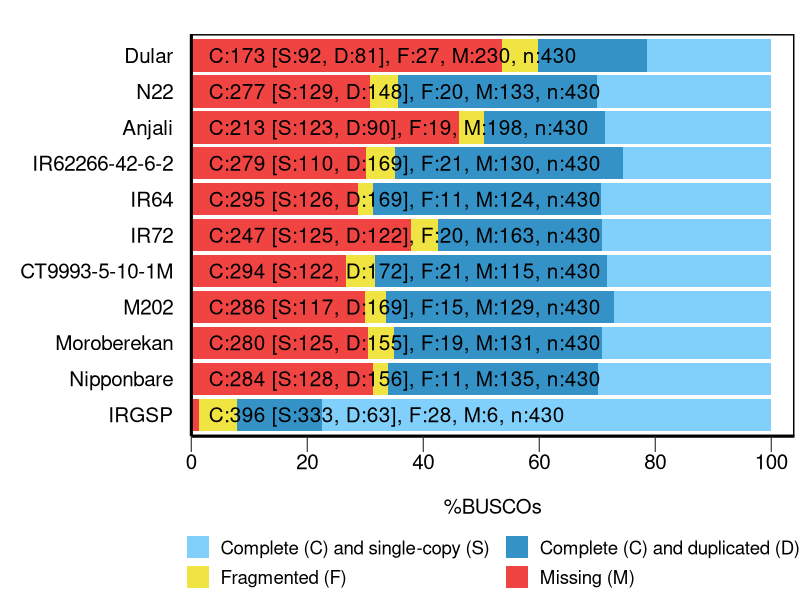

Here is the R script that generated this plot:
######################################
#
# BUSCO summary figure
# @version 3.0.0
# @since BUSCO 2.0.0
# 
# Copyright (c) 2016-2017, Evgeny Zdobnov (ez@ezlab.org)
# Licensed under the MIT license. See LICENSE.md file.
#
######################################

# Load the required libraries
library(ggplot2)
library(grid)
library(plyr)

# !!! CONFIGURE YOUR PLOT HERE !!! 
# Output
my_output <- paste("figures/","0_busco_uncollapsed.png",sep="/") 
my_width <- 21
my_height <- 15
my_unit <- "cm"

# Colors
my_colors <- c("#81d0fc", "#3492C7", "#F0E442", "#F04442")
# Bar height ratio
my_bar_height <- 0.9

# Legend
my_title <- ""

# Font
my_family <- "sans"
my_size_ratio <- 1.4

# !!! SEE YOUR DATA HERE !!! 
# Your data as generated by python, remove or add more
my_species <- c('Nipponbare', 'Nipponbare', 'Nipponbare', 'Nipponbare', 'N22', 'N22', 'N22', 'N22', 'Dular', 'Dular', 'Dular', 'Dular', 'Anjali', 
                'Anjali', 'Anjali', 'Anjali', 'CT9993', 'CT9993', 'CT9993', 'CT9993', 'M202', 'M202', 'M202', 'M202', 'Moroberekan', 'Moroberekan', 
                'Moroberekan', 'Moroberekan', 'IR62266', 'IR62266', 'IR62266', 'IR62266', 'IR64', 'IR64', 'IR64', 'IR64', 'IR72', 'IR72', 'IR72', 'IR72',
                'IRGSP', 'IRGSP', 'IRGSP', 'IRGSP')
my_species <- factor(my_species)
levels(my_species)
my_species <- revalue(my_species, c("CT9993"="CT9993-5-10-1M", "IR62266"="IR62266-42-6-2"))
my_species <- factor(my_species,levels(my_species)[rev(c(3, 10, 1, 4, 5, 6, 2, 8, 9, 11, 7))])  # reorder your species here just by changing the values in the vector :
my_percentage <- c(29.8, 36.3, 2.6, 31.3, 30.0, 34.4, 4.7, 30.9, 21.4, 18.8, 6.3, 53.5, 28.6, 20.9, 4.4, 46.1, 28.4, 40.0, 4.9, 26.7, 27.2, 39.3, 3.5, 30.0, 29.1, 36.0, 4.4, 30.5, 25.6, 39.3, 4.9, 30.2, 29.3, 39.3, 2.6, 28.8, 29.1, 28.4, 4.7, 37.8, 77.4, 14.7, 6.5, 1.4)
my_values <- c(128, 156, 11, 135, 129, 148, 20, 133, 92, 81, 27, 230, 123, 90, 19, 198, 122, 172, 21, 115, 117, 169, 15, 129, 125, 155, 19, 131, 110, 169, 21, 130, 126, 169, 11, 124, 125, 122, 20, 163, 333, 63, 28, 6)

######################################
######################################
######################################
# Code to produce the graph
labsize = 1
if (length(levels(my_species)) > 10){
  labsize = 0.75
}
print("Plotting the figure ...")
category <- c(rep(c("S","D","F","M"),c(1)))
category <-factor(category)
category = factor(category,levels(category)[c(4,1,2,3)])
df = data.frame(my_species,my_percentage,my_values,category)

figure <- ggplot() + 
  
  geom_bar(aes(y = my_percentage, x = my_species, fill = category), data = df, stat="identity", width=my_bar_height) + 
  coord_flip() + 
  theme_gray(base_size = 8) + 
  scale_y_continuous(expand=c(0,0), limits=c(0,104), labels = c("0","20","40","60","80","100"), breaks = c(0,20,40,60,80,100)) + 
  scale_fill_manual(values = my_colors,labels =c(" Complete (C) and single-copy (S)  ",
                                                 " Complete (C) and duplicated (D)",
                                                 " Fragmented (F)  ",
                                                 " Missing (M)")) +   
  ggtitle(my_title) + 
  xlab("") + 
  ylab("\n%BUSCOs") + 
  
  theme(plot.title = element_text(family=my_family, colour = "black", size = rel(1.5)*my_size_ratio, face = "bold")) +
  theme(legend.position="bottom",legend.title = element_blank()) + 
  theme(legend.text = element_text(family=my_family, size = rel(1.2)*my_size_ratio)) + 
  theme(panel.background = element_rect(color="#FFFFFF", fill="white")) + 
  theme(panel.grid.minor = element_blank()) + 
  theme(panel.grid.major = element_blank())+
  theme(panel.border = element_rect(colour = "black", fill=NA, size=1)) +
  theme(axis.text.y = element_text(family=my_family, colour = "black", size = rel(1.66)*my_size_ratio)) + 
  theme(axis.text.x = element_text(family=my_family, colour = "black", size = rel(1.66)*my_size_ratio)) + 
  theme(axis.line = element_line(size=1, colour = "black")) + 
  theme(axis.ticks.length = unit(.85, "cm")) + 
  theme(axis.ticks.y = element_line(colour="white", size = 0)) + 
  theme(axis.ticks.x = element_line(colour="#222222")) + 
  theme(axis.ticks.length = unit(0.4, "cm")) + 
  theme(axis.title.x = element_text(family=my_family, size=rel(1.3)*my_size_ratio)) + 
  guides(fill = guide_legend(override.aes = list(colour = NULL))) +
  guides(fill=guide_legend(nrow=2,byrow=TRUE)) +
  
  guides(fill = guide_legend(override.aes = list(colour = NULL))) +
  guides(fill=guide_legend(nrow=2,byrow=TRUE))

for(i in rev(c(1:length(levels(my_species))))){
  detailed_values <- my_values[my_species==my_species[my_species==levels(my_species)[i]]]
  total_buscos <- sum(detailed_values)
  figure <- figure + 
    annotate("text", label=paste("C:", detailed_values[1] + detailed_values[2], " [S:", detailed_values[1], ", D:", detailed_values[2], "], F:", detailed_values[3], ", M:", detailed_values[4], ", n:", total_buscos, sep=""), 
             y=3, x = i, size = labsize*5*my_size_ratio, colour = "black", hjust=0, family=my_family)
}


ggsave(figure, file=my_output, width = my_width, height = my_height, unit = my_unit)
print("Done")

